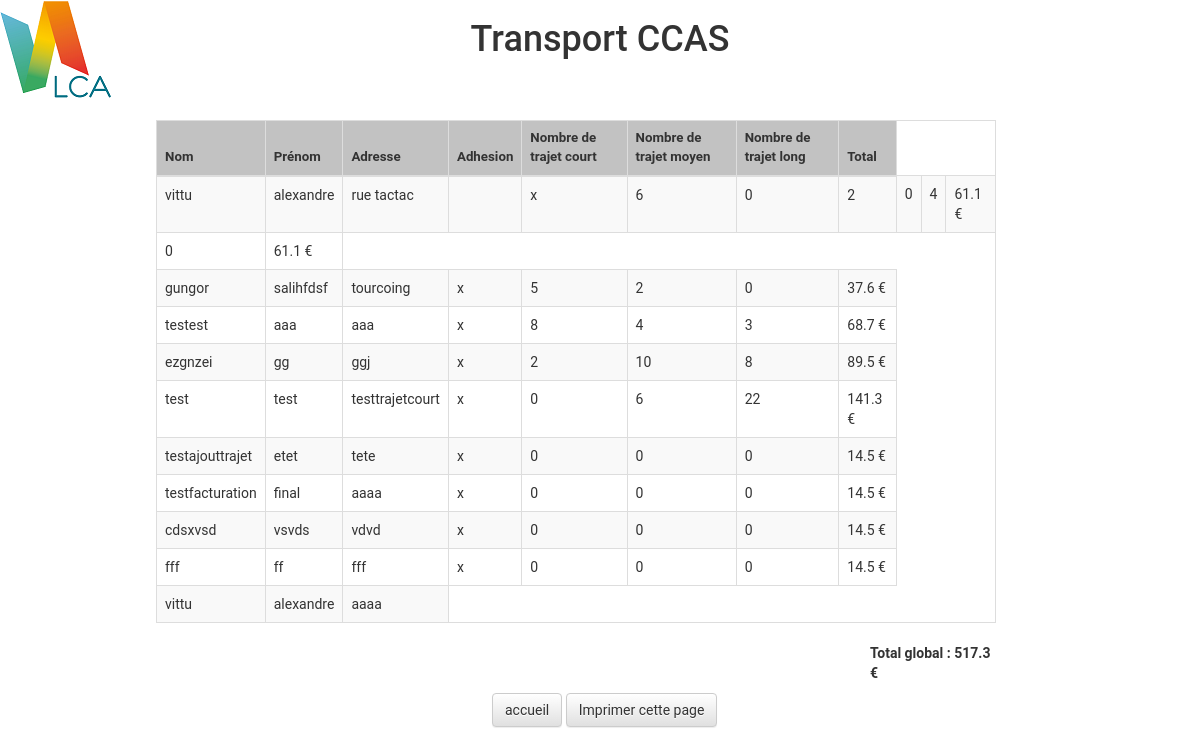
The page /pages/Facturation.php on the database its author committed.
### tables this page shows
CREATE TABLE IF NOT EXISTS `adherents` (
  `id` int(100) NOT NULL AUTO_INCREMENT,
  `nom` varchar(50) NOT NULL,
  `prenom` varchar(50) NOT NULL,
  `adresse` varchar(100) NOT NULL,
  `dateAdhesion` date NOT NULL,
  `remarque` varchar(100) DEFAULT NULL,
  PRIMARY KEY (`id`)
);

CREATE TABLE IF NOT EXISTS `tarifs` (
  `id` int(11) NOT NULL AUTO_INCREMENT,
  `nbTrajet` int(50) NOT NULL,
  `idAdherent` int(100) NOT NULL,
  `idTypetrajet` int(11) NOT NULL,
  `idTrimestre` int(11) NOT NULL,
  PRIMARY KEY (`id`),
  KEY `idAdherent` (`idAdherent`),
  KEY `idTypetrajet` (`idTypetrajet`) USING BTREE,
  KEY `idTrimestre` (`idTrimestre`)
);

### fonctions/fonctions.php (called while the page is built, shortened)
<?php
function connexion(){
    $dsn='mysql:dbname=transport_ccas;host=localhost';
    $username='root';
    $passwd='';
    try{
        $dbh=new PDO($dsn,$username,$passwd);
    } catch (Exception $e) {
        echo 'Connexion échouée : '.$e->getMessage();
    }
    return $dbh;
}
function ListerAdherent(){
  $dbh = connexion();
  try {
  $pdoStatement = $dbh->prepare("select * from adherents");
  $pdoStatement->execute();
  $result = $pdoStatement->fetchAll();
  return $result;
  } catch (Exception $e) {
    throw new Exception("erreur lors de la recuperation des adhérents " . $ex);
  }
}
function Getnbtrajetcours($id)
{
  $dbh = connexion();
  try
  {
    $pdoStatement = $dbh->prepare("select nbTrajet,idAdherent from tarifs inner join adherents on tarifs.idAdherent = adherents.id where idTypetrajet = 2 AND idTrimestre =:id");
    $pdoStatement->bindvalue("id",$id);
    $pdoStatement->execute();
    $result = $pdoStatement->fetchAll();
    return $result;
  }
  catch(Exception $e)
  {
    throw new Exception("erreur lors de la recuperation de l'adherent ");
  }
}
function Getadhesion()
{
  $dbh = connexion();
  try
  {
    $pdoStatement = $dbh->prepare("select nbTrajet,idAdherent from tarifs inner join adherents on tarifs.idAdherent = adherents.id where idTypetrajet = 5");
    $pdoStatement->execute();
    $result = $pdoStatement->fetchAll();
    return $result;
  }
  catch(Exception $e)
  {
    throw new Exception("erreur lors de la recuperation de l'adherent ");
  }
}
function Getnbtrajetmoyen($id)
{
  $dbh = connexion();
  try
  {
    $pdoStatement = $dbh->prepare("select nbTrajet,idAdherent from tarifs inner join adherents on tarifs.idAdherent = adherents.id where idTypetrajet = 3 AND idTrimestre =:id");
    $pdoStatement->bindvalue("id",$id);
    $pdoStatement->execute();
    $result = $pdoStatement->fetchAll();
    return $result;
  }
  catch(Exception $e)
  {
    throw new Exception("erreur lors de la recuperation de l'adherent ");
  }
}
function Getnbtrajetlong($id)
{
  $dbh = connexion();
  try
  {
    $pdoStatement = $dbh->prepare("select nbTrajet,idAdherent from tarifs inner join adherents on tarifs.idAdherent = adherents.id where idTypetrajet = 4 AND idTrimestre =:id");
    $pdoStatement->bindvalue("id",$id);
    $pdoStatement->execute();
    $result = $pdoStatement->fetchAll();
    return $result;
  }
  catch(Exception $e)
  {
    throw new Exception("erreur lors de la recuperation de l'adherent ");
  }
}
function Getprixtrajetcours()
{
  $dbh = connexion();
  try
  {
    $pdoStatement = $dbh->prepare("select prix from typetrajet where id =2");
    $pdoStatement->execute();
    $result = $pdoStatement->fetch();
    return $result;
  }
  catch(Exception $e)
  {
    throw new Exception("erreur lors de la recuperation du prix d'un trajet cours");
  }
}
function Getprixtrajetmoyen()
{
  $dbh = connexion();
  try
  {
    $pdoStatement = $dbh->prepare("select prix from typetrajet where id =3");
    $pdoStatement->execute();
    $result = $pdoStatement->fetch();
    return $result;
  }
  catch(Exception $e)
  {
    throw new Exception("erreur lors de la recuperation du prix d'un trajet moyen");
  }
}
function Getprixtrajetlong()
{
  $dbh = connexion();
  try
  {
    $pdoStatement = $dbh->prepare("select prix from typetrajet where id =4");
    $pdoStatement->execute();
    $result = $pdoStatement->fetch();
    return $result;
  }
  catch(Exception $e)
  {
    throw new Exception("erreur lors de la recuperation du prix d'un trajet long");
  }
}
function Getprixadhesion()
{
  $dbh = connexion();
  try
  {
    $pdoStatement = $dbh->prepare("select prix from typetrajet where id =5");
    $pdoStatement->execute();
    $result = $pdoStatement->fetch();
    return $result;
  }
  catch(Exception $e)
  {
    throw new Exception("erreur lors de la recuperation du prix d'une adhesion");
  }
}
?>

### pages/Facturation.php (the view, shortened to what this page needs)
<!DOCTYPE html>
<html>
<head>
</head>
<?php
include_once "header.php";
include_once "../fonctions/fonctions.php";
$lesAdherents = ListerAdherent();
?>
<body>
  <div class="content-loader" style="width: 70%;margin:5% 13%;">
    <table cellpadding="0" cellspacing="0" border="0" class="table table-striped table-hover table-responsive no-footer table-bordered" id="example">
      <thead>
        <tr>
          <th>Nom</th>
          <th>Prénom</th>
          <th>Adresse</th>
          <th>Adhesion</th>
          <th>Nombre de trajet court</th>
          <th>Nombre de trajet moyen</th>
          <th>Nombre de trajet long</th>
          <th>Total</th>
        </tr>
      </thead>
<?php
  $trimestre = getTrimestre();
  $prixtrajetcours = Getprixtrajetcours();
  $prixtrajetmoyen = Getprixtrajetmoyen();
  $prixtrajetlong = Getprixtrajetlong();
  $prixadhesion = Getprixadhesion();
  $prixglobal = 0;
  foreach($lesAdherents as $unAdherent)
  {
    $prixtotal = 0;
    $nbtrajetcourt = Getnbtrajetcours($trimestre);
    $nbtrajetmoyen = Getnbtrajetmoyen($trimestre);
    $nbtrajetlong = Getnbtrajetlong($trimestre);
    $adhesion = Getadhesion();
    echo '<td>'.$unAdherent['nom'].'</td>';
    echo '<td>'.$unAdherent['prenom'].'</td>';
    echo '<td>'.$unAdherent['adresse'].'</td>';
    foreach($adhesion as $nbadhesion)
    {
      if($nbadhesion['idAdherent'] == $unAdherent['id'])
      {
        if($nbadhesion['nbTrajet'] == 1)
        {
          $prixtotal += $prixadhesion['prix'];
          echo '<td>x</td>';
        }
       else
       {
         echo'<td></td>';
       }
     }
   }
    foreach($nbtrajetcourt as $nbtrajetcourtparadherent)
    {
      if($nbtrajetcourtparadherent['idAdherent'] == $unAdherent['id'])
      {
        $prixtotal += $nbtrajetcourtparadherent['nbTrajet']*$prixtrajetcours['prix'];
        echo '<td>'.$nbtrajetcourtparadherent['nbTrajet'].'</td>';
       }
     }
     foreach($nbtrajetmoyen as $nbtrajetmoyenparadherent)
     {
       if($nbtrajetmoyenparadherent['idAdherent'] == $unAdherent['id'])
       {
         $prixtotal += $nbtrajetmoyenparadherent['nbTrajet']*$prixtrajetmoyen['prix'];
         echo '<td>'.$nbtrajetmoyenparadherent['nbTrajet'].'</td>';
       }
     }
     foreach($nbtrajetlong as $nbtrajetlongparadherent)
     {
       if($nbtrajetlongparadherent['idAdherent'] == $unAdherent['id'])
       {
         $prixtotal += $nbtrajetlongparadherent['nbTrajet']*$prixtrajetlong['prix'];
         echo '<td>'.$nbtrajetlongparadherent['nbTrajet'].'</td>';
         echo '<td>'.$prixtotal.' €</td>';
         $prixglobal += $prixtotal;
       }
     }
    }
    echo'</table>';
    echo "<p id='prixglobal'>Total global : $prixglobal €</p>";
?>
<form action="accueil.php" id="annulerfacturation">
    <input class="btn btn-default" type="submit" value="accueil">
    <a class="btn btn-default" href="#" onclick="window.print(); return false;">Imprimer cette page</a>
</form>
</body>
</html>

### pages/style.css (style rules this page uses)
* { font-family:'Roboto',Arial; }
th { background-color: #C2C2C2; font-size: 0.95em; }
a { text-decoration: none; color: black; }
#prixglobal { margin-left: 85%; font-weight: bold; }
#annulerfacturation { margin-left: 40%; }

### rows shown on the page
adherents: nom "vittu", prenom "alexandre", adresse "rue tactac"
tarifs: prixtotal "61.1"
tarifs: nbTrajet "x"
tarifs: nbTrajet "6"
tarifs: nbTrajet "0"
tarifs: nbTrajet "2"
tarifs: nbTrajet "4", prixtotal "61.1"
adherents: nom "gungor", prenom "salihfdsf", adresse "tourcoing"
tarifs: nbTrajet "x"
tarifs: nbTrajet "5"
tarifs: nbTrajet "2"
tarifs: nbTrajet "0", prixtotal "37.6"
adherents: nom "testest", prenom "aaa", adresse "aaa"
tarifs: nbTrajet "x"
tarifs: nbTrajet "8"
tarifs: nbTrajet "4"
tarifs: nbTrajet "3", prixtotal "68.7"
adherents: nom "ezgnzei", prenom "gg", adresse "ggj"
tarifs: nbTrajet "x"
tarifs: nbTrajet "2"
tarifs: nbTrajet "10"
tarifs: nbTrajet "8", prixtotal "89.5"
adherents: nom "test", prenom "test", adresse "testtrajetcourt"
tarifs: nbTrajet "x"
tarifs: nbTrajet "0"
tarifs: nbTrajet "6"
tarifs: nbTrajet "22", prixtotal "141.3"
adherents: nom "testajouttrajet", prenom "etet", adresse "tete"
tarifs: nbTrajet "x"
tarifs: prixtotal "14.5"
tarifs: nbTrajet "0"
adherents: nom "testfacturation", prenom "final", adresse "aaaa"
tarifs: nbTrajet "x"
tarifs: prixtotal "14.5"
tarifs: nbTrajet "0"
adherents: nom "cdsxvsd", prenom "vsvds", adresse "vdvd"
tarifs: nbTrajet "x"
tarifs: prixtotal "14.5"
tarifs: nbTrajet "0"
adherents: nom "fff", prenom "ff", adresse "fff"
tarifs: nbTrajet "x"
tarifs: prixtotal "14.5"
tarifs: nbTrajet "0"
adherents: nom "vittu", prenom "alexandre", adresse "aaaa"

### other values the page prints
$prixglobal "517.3"
